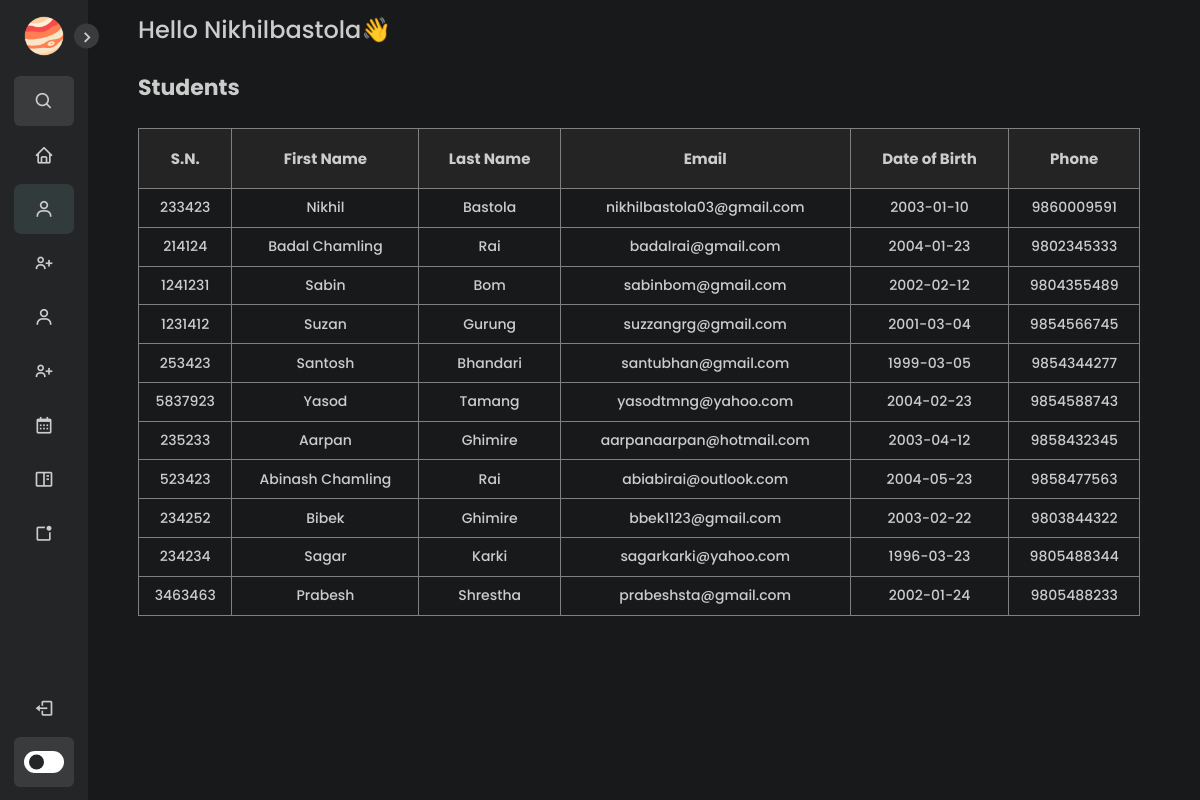
Page /student.php (signed in) on the committed database.
### tables this page shows
CREATE TABLE `students` (
  `uid` int(100) NOT NULL,
  `symbolnum` int(55) NOT NULL,
  `fname` varchar(100) NOT NULL,
  `lname` varchar(100) NOT NULL,
  `email` varchar(100) NOT NULL,
  `dob` date NOT NULL,
  `phone` bigint(20) NOT NULL
);

### student.php (the view, shortened to what this page needs)
<?php
if (isset($_SESSION['login_user']) && isset($_SESSION['role'])) {
    if ((time() - $_SESSION['last_login_timestamp']) > 12000) {
        header("location:index.php");
    } else {
?>
<!DOCTYPE html>
<html lang="en">
<head>
    <link rel="stylesheet" href="./assets/css/dashboard.css">
    <link href='https://unpkg.com/boxicons@2.1.1/css/boxicons.min.css' rel='stylesheet'>
    <link rel="stylesheet" href="./assets/css/scrollbar.css">
</head>
<body>
    <nav class="sidebar close">
        <header>
            <div class="image-text">
                <span class="image">
                    <img src="./assets/images/planet.png" alt="">
                </span>
            </div>
            <i class='bx bx-chevron-right toggle'></i>
        </header>
        <div class="menu-bar">
            <div class="menu">
                <li class="search-box">
                    <i class='bx bx-search icon'></i>
                </li>
                <ul class="menu-links">
                    <li class="nav-link">
                        <a href="./dashboard.php">
                            <i class='bx bx-home icon' ></i>
                        </a>
                    </li>
                    <li class="nav-link selected">
                        <a href="./student.php">
                            <i class='bx bx-user icon' ></i>
                        </a>
                    </li>
                    <li class="nav-link">
                        <a href="./add_student.php">
                            <i class='bx bx-user-plus icon' ></i>
                        </a>
                    </li>
                    <li class="nav-link">
                        <a href="./teacher.php">
                            <i class='bx bx-user icon'></i>
                        </a>
                    </li>
                    <li class="nav-link">
                        <a href="./add_teacher.php">
                            <i class='bx bx-user-plus icon' ></i>
                        </a>
                    </li>
                    <li class="nav-link">
                        <a href="./schedule.php">
                            <i class='bx bx-calendar icon' ></i>
                        </a>
                    </li>
                    <li class="nav-link">
                        <a href="./assignment.php">
                            <i class='bx bx-book-content icon' ></i>
                        </a>
                    </li>
                    <li class="nav-link">
                        <a href="./add_notice.php">
                            <i class='bx bx-notification icon'></i>
                        </a>
                    </li>
                </ul>
            </div>
            <div class="bottom-content">
                <li class="">
                    <a href="./components/logout.php?Logout">
                        <i class='bx bx-log-out icon' ></i>
                    </a>
                </li>
                <li class="mode">
                    <div class="toggle-switch">
                        <span class="switch"></span>
                    </div>
                </li>
            </div>
        </div>
    </nav>
    <?php
        $conn = new mysqli('localhost', 'root', '', 'sms');
        $sql = "SELECT * FROM students";
        $result = $conn->query($sql);
        $students = array();
        if ($result->num_rows > 0) {
            while ($row = $result->fetch_assoc()) {
                $students[] = $row;
            }
        }
    ?>
    <section class="home">
        <div class="text">Hello <?php echo ucwords($_SESSION['login_user']) ?>👋</div>
        <div class="text">
            <div class="fetched-data">
                <div class="inner-fetched">
                    <h2>Students</h2>
                </div>
                <?php if (!empty($students)) : ?>
                <div class="inner-fetched-other">
                    <table border="1" class="fetched-table">
                        <tr>
                            <th>S.N.</th>
                            <th>First Name</th>
                            <th>Last Name</th>
                            <th>Email</th>
                            <th>Date of Birth</th>
                            <th>Phone</th>
                        </tr>
                        <?php foreach ($students as $student) : ?>
                            <tr>
                                <td><?php echo $student['symbolnum']; ?></td>
                                <td><?php echo $student['fname']; ?></td>
                                <td><?php echo $student['lname']; ?></td>
                                <td><?php echo $student['email']; ?></td>
                                <td><?php echo $student['dob']; ?></td>
                                <td><?php echo $student['phone']; ?></td>
                            </tr>
                        <?php endforeach; ?>
                    </table>
                </div>
                <?php else : ?>
                    <p>No student data available.</p>
                <?php endif; ?>
            </div>
        </div>
    </section>
</body>
</html>
<?php
    }
} else {
    header("location:index.php");
}
?>

### assets/css/dashboard.css (style rules this page uses)
* { margin: 0; padding: 0; box-sizing: border-box; font-family: 'Poppins', sans-serif; -webkit-touch-callout: none; -webkit-user-select: none; -khtml-user-select: none; -moz-user-select: none; -ms-user-select: none; user-select: none; }
:root { --body-color: #18191a; --sidebar-color: #242526; --primary-color: #3a3b3c; --primary-color-light: #3a3b3c; --toggle-color: #fff; --text-color: #ccc; --selected-color: #313b3c; --date-color: #cad2c5; --action-color: #8338ec; --tran-03: all 0.2s ease; --tran-03: all 0.3s ease; --tran-04: all 0.3s ease; --tran-05: all 0.3s ease; }
body { min-height: 100vh; background-color: var(--body-color); transition: var(--tran-05); }
.sidebar { position: fixed; top: 0; left: 0; height: 100%; width: 250px; padding: 10px 14px; background: var(--sidebar-color); transition: var(--tran-05); z-index: 100; }
.sidebar.close { width: 88px; }
.sidebar li { height: 50px; list-style: none; display: flex; align-items: center; margin-top: 4px; }
.sidebar header .image, .sidebar .icon { min-width: 60px; border-radius: 6px; }
.sidebar .icon { min-width: 60px; border-radius: 6px; height: 100%; display: flex; align-items: center; justify-content: center; font-size: 20px; }
.sidebar .text, .sidebar .icon { color: var(--text-color); transition: var(--tran-03); }
.selected { background-color: var(--selected-color); border-radius: 7px; }
.sidebar header { position: relative; }
.sidebar header .image-text { display: flex; align-items: center; }
.sidebar header .image { display: flex; align-items: center; justify-content: center; }
.sidebar header .image img { width: 40px; border-radius: 6px; }
.sidebar header .toggle { position: absolute; top: 50%; right: -25px; transform: translateY(-50%) rotate(180deg); height: 25px; width: 25px; background-color: var(--primary-color); color: var(--sidebar-color); border-radius: 50%; display: flex; align-items: center; justify-content: center; font-size: 22px; cursor: pointer; transition: var(--tran-05); }
.toggle { color: #ccc !important; }
.sidebar.close .toggle { transform: translateY(-50%) rotate(0deg); }
.sidebar .menu { margin-top: 10px; }
.sidebar li.search-box { border-radius: 6px; background-color: var(--primary-color-light); cursor: pointer; transition: var(--tran-05); }
.sidebar li a { list-style: none; height: 100%; background-color: transparent; display: flex; align-items: center; height: 100%; width: 100%; border-radius: 6px; text-decoration: none; transition: var(--tran-03); }
.sidebar .menu-bar { height: calc(100% - 55px); display: flex; flex-direction: column; justify-content: space-between; overflow-y: scroll; }
.sidebar .menu-bar .mode { border-radius: 6px; background-color: var(--primary-color-light); position: relative; transition: var(--tran-05); }
.menu-bar .bottom-content .toggle-switch { position: absolute; right: 0; height: 100%; min-width: 60px; display: flex; align-items: center; justify-content: center; border-radius: 6px; cursor: pointer; }
.toggle-switch .switch { position: relative; height: 22px; width: 40px; border-radius: 25px; background-color: var(--toggle-color); transition: var(--tran-05); }
.switch::before { content: ''; position: absolute; height: 15px; width: 15px; border-radius: 50%; top: 50%; left: 5px; transform: translateY(-50%); background-color: var(--sidebar-color); transition: var(--tran-04); }
.home { position: absolute; top: 0; top: 0; left: 250px; height: 100vh; width: calc(100% - 250px); background-color: var(--body-color); transition: var(--tran-05); }
.home .text { font-size: 24px; font-weight: 500; color: var(--text-color); padding: 12px 60px; }
.sidebar.close ~ .home { left: 78px; height: 100vh; width: calc(100% - 78px); }
.inner-fetched > h2 { font-size: 22px; }
.inner-fetched { display: flex; justify-content: space-between; align-items: center; margin-bottom: 1em; }
.fetched-table { border-collapse: collapse; width: 100%; }
.fetched-table th { font-size: 15px; padding: 1.2em .8em; text-align: center; background-color: #cccccc10; }
.fetched-table td { font-size: 14px; text-align: center; padding: .6em .3em; }

### rows in the picture
students: symbolnum "233423", fname "Nikhil", lname "Bastola", email "nikhilbastola03@gmail.com", dob "2003-01-10", phone "9860009591"
students: symbolnum "214124", fname "Badal Chamling", lname "Rai", email "badalrai@gmail.com", dob "2004-01-23", phone "9802345333"
students: symbolnum "1241231", fname "Sabin", lname "Bom", email "sabinbom@gmail.com", dob "2002-02-12", phone "9804355489"
students: symbolnum "1231412", fname "Suzan", lname "Gurung", email "suzzangrg@gmail.com", dob "2001-03-04", phone "9854566745"
students: symbolnum "253423", fname "Santosh", lname "Bhandari", email "santubhan@gmail.com", dob "1999-03-05", phone "9854344277"
students: symbolnum "5837923", fname "Yasod", lname "Tamang", email "yasodtmng@yahoo.com", dob "2004-02-23", phone "9854588743"
students: symbolnum "235233", fname "Aarpan", lname "Ghimire", email "aarpanaarpan@hotmail.com", dob "2003-04-12", phone "9858432345"
students: symbolnum "523423", fname "Abinash Chamling", lname "Rai", email "abiabirai@outlook.com", dob "2004-05-23", phone "9858477563"
students: symbolnum "234252", fname "Bibek", lname "Ghimire", email "bbek1123@gmail.com", dob "2003-02-22", phone "9803844322"
students: symbolnum "234234", fname "Sagar", lname "Karki", email "sagarkarki@yahoo.com", dob "1996-03-23", phone "9805488344"
students: symbolnum "3463463", fname "Prabesh", lname "Shrestha", email "prabeshsta@gmail.com", dob "2002-01-24", phone "9805488233"

### other values in the picture
$_SESSION['login_user'] "Nikhilbastola"
